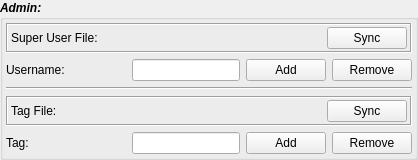
               <widget class="QGroupBox" name="ToolsAdmin">
                <property name="minimumSize">
                 <size>
                  <width>0</width>
                  <height>0</height>
                 </size>
                </property>
                <property name="font">
                 <font>
                  <italic>true</italic>
                  <bold>true</bold>
                 </font>
                </property>
                <property name="title">
                 <string>Admin:</string>
                </property>
                <layout class="QVBoxLayout" name="verticalLayout_12">
                 <property name="leftMargin">
                  <number>3</number>
                 </property>
                 <property name="topMargin">
                  <number>3</number>
                 </property>
                 <property name="rightMargin">
                  <number>3</number>
                 </property>
                 <property name="bottomMargin">
                  <number>3</number>
                 </property>
                 <item>
                  <widget class="QFrame" name="frame_9">
                   <property name="minimumSize">
                    <size>
                     <width>0</width>
                     <height>30</height>
                    </size>
                   </property>
                   <property name="maximumSize">
                    <size>
                     <width>16777215</width>
                     <height>30</height>
                    </size>
                   </property>
                   <property name="frameShape">
                    <enum>QFrame::Box</enum>
                   </property>
                   <property name="frameShadow">
                    <enum>QFrame::Sunken</enum>
                   </property>
                   <layout class="QVBoxLayout" name="verticalLayout_47">
                    <property name="leftMargin">
                     <number>3</number>
                    </property>
                    <property name="topMargin">
                     <number>2</number>
                    </property>
                    <property name="rightMargin">
                     <number>3</number>
                    </property>
                    <property name="bottomMargin">
                     <number>2</number>
                    </property>
                    <item>
                     <layout class="QHBoxLayout" name="horizontalLayout_16">
                      <item>
                       <widget class="QLabel" name="label_sgSuperUserFile">
                        <property name="minimumSize">
                         <size>
                          <width>120</width>
                          <height>0</height>
                         </size>
                        </property>
                        <property name="maximumSize">
                         <size>
                          <width>150</width>
                          <height>16777215</height>
                         </size>
                        </property>
                        <property name="font">
                         <font>
                          <italic>false</italic>
                          <bold>false</bold>
                         </font>
                        </property>
                        <property name="text">
                         <string>Super User File: </string>
                        </property>
                       </widget>
                      </item>
                      <item>
                       <widget class="QPushButton" name="pushButton_sgSuperUserFile">
                        <property name="sizePolicy">
                         <sizepolicy hsizetype="Expanding" vsizetype="Fixed">
                          <horstretch>0</horstretch>
                          <verstretch>0</verstretch>
                         </sizepolicy>
                        </property>
                        <property name="font">
                         <font>
                          <italic>true</italic>
                          <bold>false</bold>
                         </font>
                        </property>
                        <property name="cursor">
                         <cursorShape>PointingHandCursor</cursorShape>
                        </property>
                        <property name="text">
                         <string/>
                        </property>
                        <property name="flat">
                         <bool>true</bool>
                        </property>
                       </widget>
                      </item>
                      <item>
                       <widget class="QPushButton" name="pushButton_sgSuperUserFileSync">
                        <property name="minimumSize">
                         <size>
                          <width>80</width>
                          <height>0</height>
                         </size>
                        </property>
                        <property name="maximumSize">
                         <size>
                          <width>80</width>
                          <height>16777215</height>
                         </size>
                        </property>
                        <property name="font">
                         <font>
                          <italic>false</italic>
                          <bold>false</bold>
                         </font>
                        </property>
                        <property name="text">
                         <string>Sync</string>
                        </property>
                       </widget>
                      </item>
                     </layout>
                    </item>
                   </layout>
                  </widget>
                 </item>
                 <item>
                  <layout class="QHBoxLayout" name="horizontalLayout_17">
                   <item>
                    <widget class="QLabel" name="label_sgSuperUserName">
                     <property name="minimumSize">
                      <size>
                       <width>120</width>
                       <height>0</height>
                      </size>
                     </property>
                     <property name="maximumSize">
                      <size>
                       <width>150</width>
                       <height>25</height>
                      </size>
                     </property>
                     <property name="font">
                      <font>
                       <italic>false</italic>
                       <bold>false</bold>
                      </font>
                     </property>
                     <property name="text">
                      <string>Username: </string>
                     </property>
                    </widget>
                   </item>
                   <item>
                    <widget class="QLineEdit" name="lineEdit_sgSuperUserName">
                     <property name="maximumSize">
                      <size>
                       <width>16777215</width>
                       <height>25</height>
                      </size>
                     </property>
                     <property name="font">
                      <font>
                       <italic>false</italic>
                       <bold>false</bold>
                      </font>
                     </property>
                    </widget>
                   </item>
                   <item>
                    <widget class="QPushButton" name="pushButton_sgSuperUserNameAdd">
                     <property name="minimumSize">
                      <size>
                       <width>80</width>
                       <height>0</height>
                      </size>
                     </property>
                     <property name="maximumSize">
                      <size>
                       <width>80</width>
                       <height>25</height>
                      </size>
                     </property>
                     <property name="font">
                      <font>
                       <italic>false</italic>
                       <bold>false</bold>
                      </font>
                     </property>
                     <property name="text">
                      <string>Add</string>
                     </property>
                    </widget>
                   </item>
                   <item>
                    <widget class="QPushButton" name="pushButton_sgSuperUserNameRemove">
                     <property name="minimumSize">
                      <size>
                       <width>80</width>
                       <height>0</height>
                      </size>
                     </property>
                     <property name="maximumSize">
                      <size>
                       <width>80</width>
                       <height>25</height>
                      </size>
                     </property>
                     <property name="font">
                      <font>
                       <italic>false</italic>
                       <bold>false</bold>
                      </font>
                     </property>
                     <property name="text">
                      <string>Remove</string>
                     </property>
                    </widget>
                   </item>
                  </layout>
                 </item>
                 <item>
                  <widget class="Line" name="line_3">
                   <property name="orientation">
                    <enum>Qt::Horizontal</enum>
                   </property>
                  </widget>
                 </item>
                 <item>
                  <widget class="QFrame" name="frame_10">
                   <property name="minimumSize">
                    <size>
                     <width>0</width>
                     <height>30</height>
                    </size>
                   </property>
                   <property name="maximumSize">
                    <size>
                     <width>16777215</width>
                     <height>30</height>
                    </size>
                   </property>
                   <property name="frameShape">
                    <enum>QFrame::Box</enum>
                   </property>
                   <property name="frameShadow">
                    <enum>QFrame::Sunken</enum>
                   </property>
                   <layout class="QVBoxLayout" name="verticalLayout_48">
                    <property name="leftMargin">
                     <number>3</number>
                    </property>
                    <property name="topMargin">
                     <number>2</number>
                    </property>
                    <property name="rightMargin">
                     <number>3</number>
                    </property>
                    <property name="bottomMargin">
                     <number>2</number>
                    </property>
                    <item>
                     <layout class="QHBoxLayout" name="horizontalLayout_18">
                      <item>
                       <widget class="QLabel" name="label_sgTagFile">
                        <property name="minimumSize">
                         <size>
                          <width>120</width>
                          <height>0</height>
                         </size>
                        </property>
                        <property name="maximumSize">
                         <size>
                          <width>150</width>
                          <height>16777215</height>
                         </size>
                        </property>
                        <property name="font">
                         <font>
                          <italic>false</italic>
                          <bold>false</bold>
                         </font>
                        </property>
                        <property name="text">
                         <string>Tag File: </string>
                        </property>
                       </widget>
                      </item>
                      <item>
                       <widget class="QPushButton" name="pushButton_sgTagFile">
                        <property name="sizePolicy">
                         <sizepolicy hsizetype="Expanding" vsizetype="Fixed">
                          <horstretch>0</horstretch>
                          <verstretch>0</verstretch>
                         </sizepolicy>
                        </property>
                        <property name="font">
                         <font>
                          <italic>true</italic>
                          <bold>false</bold>
                         </font>
                        </property>
                        <property name="cursor">
                         <cursorShape>PointingHandCursor</cursorShape>
                        </property>
                        <property name="text">
                         <string/>
                        </property>
                        <property name="flat">
                         <bool>true</bool>
                        </property>
                       </widget>
                      </item>
                      <item>
                       <widget class="QPushButton" name="pushButton_sgTagFileSync">
                        <property name="minimumSize">
                         <size>
                          <width>80</width>
                          <height>0</height>
                         </size>
                        </property>
                        <property name="maximumSize">
                         <size>
                          <width>80</width>
                          <height>16777215</height>
                         </size>
                        </property>
                        <property name="font">
                         <font>
                          <italic>false</italic>
                          <bold>false</bold>
                         </font>
                        </property>
                        <property name="text">
                         <string>Sync</string>
                        </property>
                       </widget>
                      </item>
                     </layout>
                    </item>
                   </layout>
                  </widget>
                 </item>
                 <item>
                  <layout class="QHBoxLayout" name="horizontalLayout_19">
                   <item>
                    <widget class="QLabel" name="label_sgTagMngmt">
                     <property name="minimumSize">
                      <size>
                       <width>120</width>
                       <height>0</height>
                      </size>
                     </property>
                     <property name="maximumSize">
                      <size>
                       <width>150</width>
                       <height>16777215</height>
                      </size>
                     </property>
                     <property name="font">
                      <font>
                       <italic>false</italic>
                       <bold>false</bold>
                      </font>
                     </property>
                     <property name="text">
                      <string>Tag:</string>
                     </property>
                    </widget>
                   </item>
                   <item>
                    <widget class="QLineEdit" name="lineEdit_sgTagMngmt">
                     <property name="font">
                      <font>
                       <italic>false</italic>
                       <bold>false</bold>
                      </font>
                     </property>
                    </widget>
                   </item>
                   <item>
                    <widget class="QPushButton" name="pushButton_sgTagMngmtAdd">
                     <property name="minimumSize">
                      <size>
                       <width>80</width>
                       <height>0</height>
                      </size>
                     </property>
                     <property name="maximumSize">
                      <size>
                       <width>80</width>
                       <height>16777215</height>
                      </size>
                     </property>
                     <property name="font">
                      <font>
                       <italic>false</italic>
                       <bold>false</bold>
                      </font>
                     </property>
                     <property name="text">
                      <string>Add</string>
                     </property>
                    </widget>
                   </item>
                   <item>
                    <widget class="QPushButton" name="pushButton_sgTagMngmtRemove">
                     <property name="minimumSize">
                      <size>
                       <width>80</width>
                       <height>0</height>
                      </size>
                     </property>
                     <property name="maximumSize">
                      <size>
                       <width>80</width>
                       <height>16777215</height>
                      </size>
                     </property>
                     <property name="font">
                      <font>
                       <italic>false</italic>
                       <bold>false</bold>
                      </font>
                     </property>
                     <property name="text">
                      <string>Remove</string>
                     </property>
                    </widget>
                   </item>
                  </layout>
                 </item>
                </layout>
               </widget>
